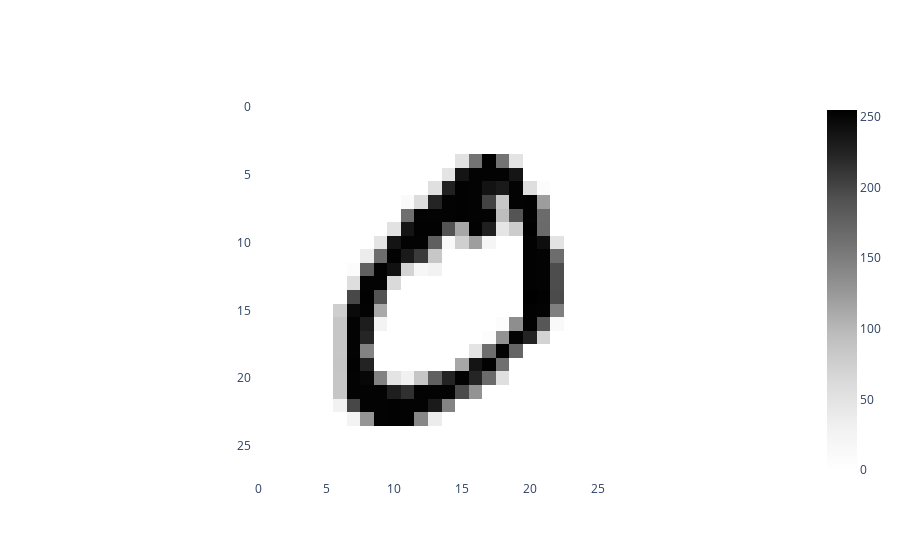

This figure's notebook cell:
### Code cell
im0_idx = np.flatnonzero(y == "0")[0]
s = np.array(X.iloc[im0_idx]) 

img0 = s.reshape(28, 28)
plot_heatmap(img0)

### Figure 1 — Plotly figure (JSON) as saved in the notebook; plotly's stock layout.template omitted (floating-point values rounded to 4 significant figures; data arrays with more than 128 entries replaced by an {"elided": "..."} marker saying what was removed)
{"data": [{"colorscale": [[0, "rgb(255,255,255)"], [0.125, "rgb(240,240,240)"], [0.25, "rgb(217,217,217)"], [0.375, "rgb(189,189,189)"], [0.5, "rgb(150,150,150)"], [0.625, "rgb(115,115,115)"], [0.75, "rgb(82,82,82)"], [0.875, "rgb(37,37,37)"], [1, "rgb(0,0,0)"]], "type": "heatmap", "z": {"elided": "28x28 int values"}}], "layout": {"plot_bgcolor": "white", "xaxis": {"constrain": "domain", "scaleanchor": "y"}, "yaxis": {"autorange": "reversed", "constrain": "domain"}}}
